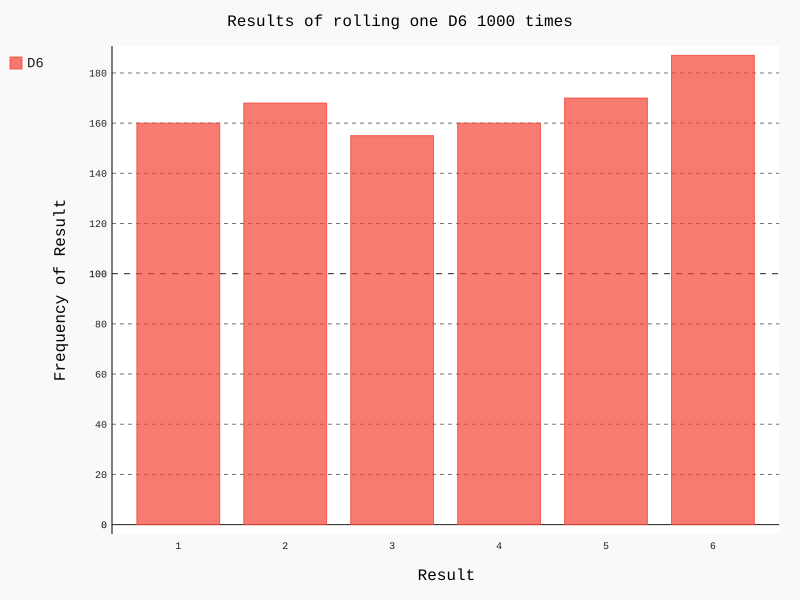

Write Python code to recreate this figure.

from die import Die
import pygal

# Cria um D6
die = Die()

# Faz alguns lançamentos e armazena os resultados em um lista
results = []
for roll_num in range(1000):
	result = die.roll() # pega cada valor e armazena em result
	results.append(result) # valores são adicionados na lista

	
# Analisa os resultados
frequencies = []
for value in range(1, die.num_sides+1):
	frequency = results.count(value) # contamos quantas vezes cada numero aparece em results
	frequencies.append(frequency) # Adiciona esse valor a lista frequencies
	
	
# Visualiza os resultados
hist = pygal.Bar()

hist.title = 'Results of rolling one D6 1000 times'
hist.x_labels = ['1', '2', '3', '4', '5', '6']
hist.x_title = 'Result'
hist.y_title = 'Frequency of Result'

hist.add('D6', frequencies)
hist.render_to_file('die_visual.svg')
